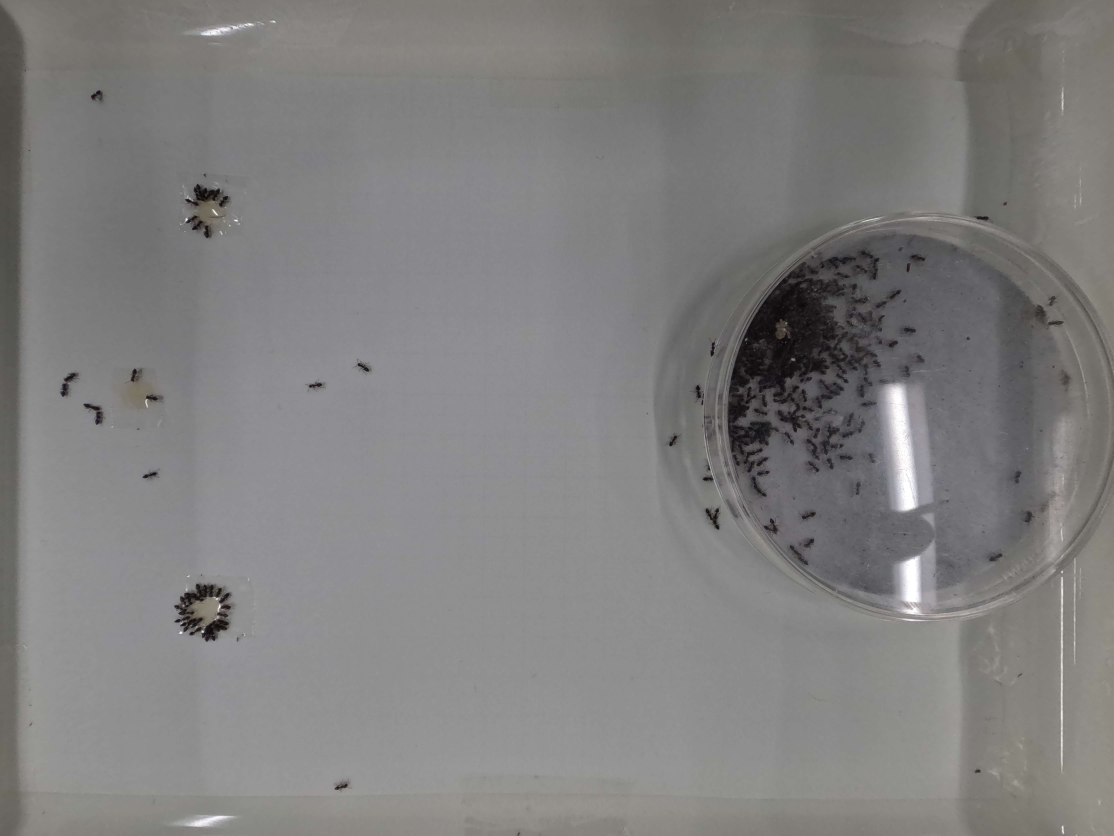
#> input picture data/normal/sample.jpg, 5568 x 4176 px (shown at 1/5 size)
$ python -i normal.py   (imports and definitions only)
#> lines starting #> are read from the running program, lines starting #| are printed output that depends on the picture; after the words box and inside, x2 and y2 are one past the last pixel; in counts of white or black regions, pixels touching at a corner belong together
import cv2
import os

def normal(image_path, output_path):
    # Load (画像読み込み)
#> called with image_path = '../data/normal/sample.jpg', output_path = 'out.png'
    image = cv2.imread(image_path)
#> image is the input picture: shape (4176, 5568, 3); mean B, G, R 126.6, 127, 128.1

    # Trimming (トリミング)
    # [top : bottom, left : right]
    trimming = image[0 : 4176, 200: 3500]
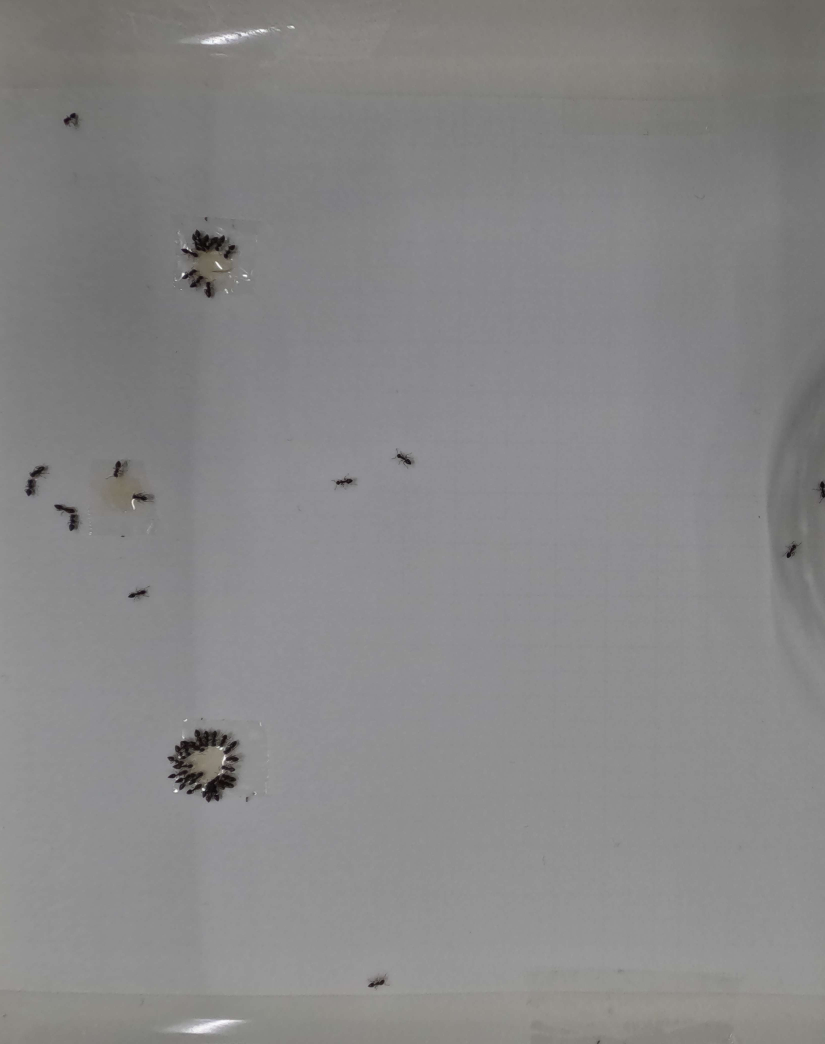
#> trimming: shape (4176, 3300, 3) (shown at 1/4 size); mean B, G, R 135.2, 134.7, 135.4

    # Mask (マスク)
    # 参考サイト: https://qiita.com/takiguchi-yu/items/277c596b7f96b0d9f9c0
    # [top : bottom, left : right]
    trimming[800:1200, 600:1000] = 255
    trimming[1800:2200, 200:700] = 255
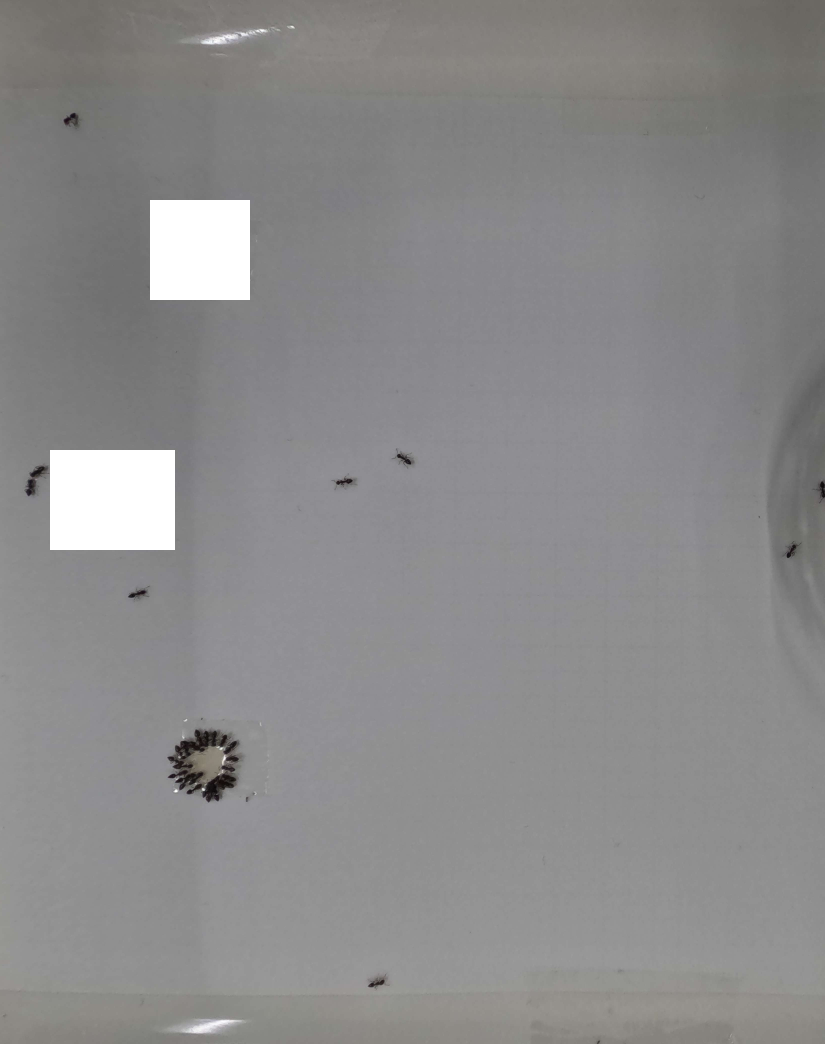
#> trimming: shape (4176, 3300, 3) (shown at 1/4 size); mean B, G, R 138.8, 138.3, 138.9
    trimming[2900:3300, 600:1000] = 255

    # Grayscale (グレースケール化)
    grayscale = cv2.cvtColor(trimming, cv2.COLOR_BGR2GRAY)

    # Threshold (二値化)
    # 参考サイト: https://qiita.com/tokkuri/items/ad5e858cbff8159829e9
    _, threshold = cv2.threshold(grayscale, 90, 255, cv2.THRESH_BINARY)
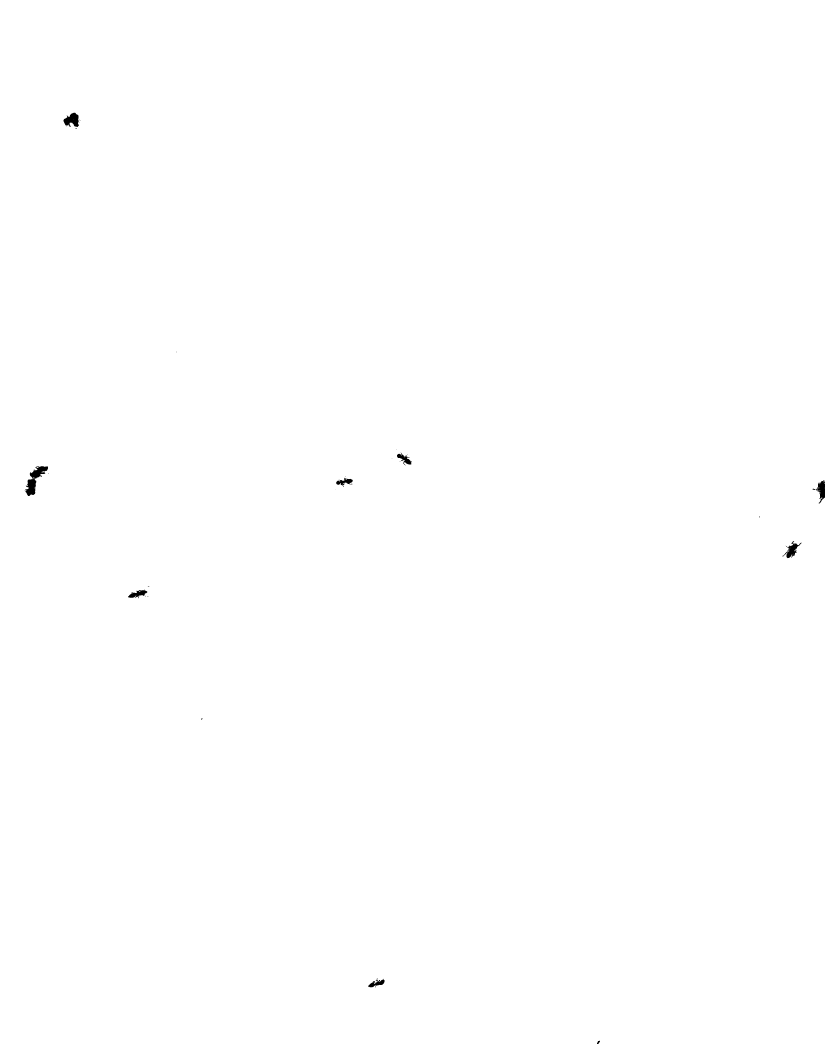
#> threshold: shape (4176, 3300) (shown at 1/4 size); 99.9% white; 43 black regions (31 under 20 px)

    # Find contours (輪郭抽出)
    # 参考サイト: https://www.codevace.com/py-opencv-findcontours/
    contours, _ = cv2.findContours(threshold, cv2.RETR_LIST, cv2.CHAIN_APPROX_NONE)
#> contours = 72 contours, 60 with area under 20; largest, box (x1, y1, x2, y2) and area: (0, 0, 3300, 4176) 13771346, (98, 1863, 193, 1985) 4393, (253, 450, 319, 509) 2388, (3136, 2164, 3207, 2234) 1926, (511, 2359, 590, 2392) 1389
    # Draw contours (輪郭描画)
    contours_image = trimming.copy()

    # Draw rectangle (短形描画)
    # 参考サイト: https://qiita.com/neriai/items/448a36992e308f4cabe2
    # 参考サイト: https://qiita.com/neriai/items/448a36992e308f4cabe2
    # rectangle quantity
    detect_count = 0
    # process each contour
    for contour in contours:
        # Get bounding box
        x, y, w, h = cv2.boundingRect(contour)
        # Get contour area
        area = cv2.contourArea(contour)
        # Remove noise
        # 参考サイト: https://nanjamonja.net/archives/171
        # Draw rectangle
        if 5e2 < area < 9e3:
            # Ignore small and large area
            cv2.rectangle(trimming, (x, y), (x + w, y + h), (0, 255, 0), 2)
            # count rectangle
            detect_count += 1
        # Draw all rectangles
        cv2.rectangle(contours_image, (x, y), (x + w, y + h), (0, 255, 0), 2)
#> this loop made 72 passes
#> (x, y, w, h, area) on passes 4, 6, 7, 14, 19, 32, 42, 52, 58, 64, 71: (1471, 3915, 68, 35, 1073), (1503, 3912, 10, 14, 58.5), (804, 2872, 7, 8, 27.5), (511, 2359, 79, 33, 1389), (3129, 2221, 8, 6, 24.5), (3136, 2164, 71, 70, 1926), (3249, 1954, 12, 7, 46.5), (1344, 1911, 68, 34, 1179.5), (98, 1863, 95, 122, 4393), (1587, 1809, 59, 54, 1280), (253, 450, 66, 59, 2387.5)
#> after the loop, detect_count = 7

    # Show detected count
    print(f"image_path: {image_path}, ant: {detect_count}.")
#| image_path: ../data/normal/sample.jpg, ant: 7.

    # Save
    output_image_name = os.path.split(image_path)[1]
    cv2.imwrite(f'{output_path}/{output_image_name}', trimming)

>>> result = normal('../data/normal/sample.jpg', 'out.png')

$ run again, on data/normal/trimming.jpg
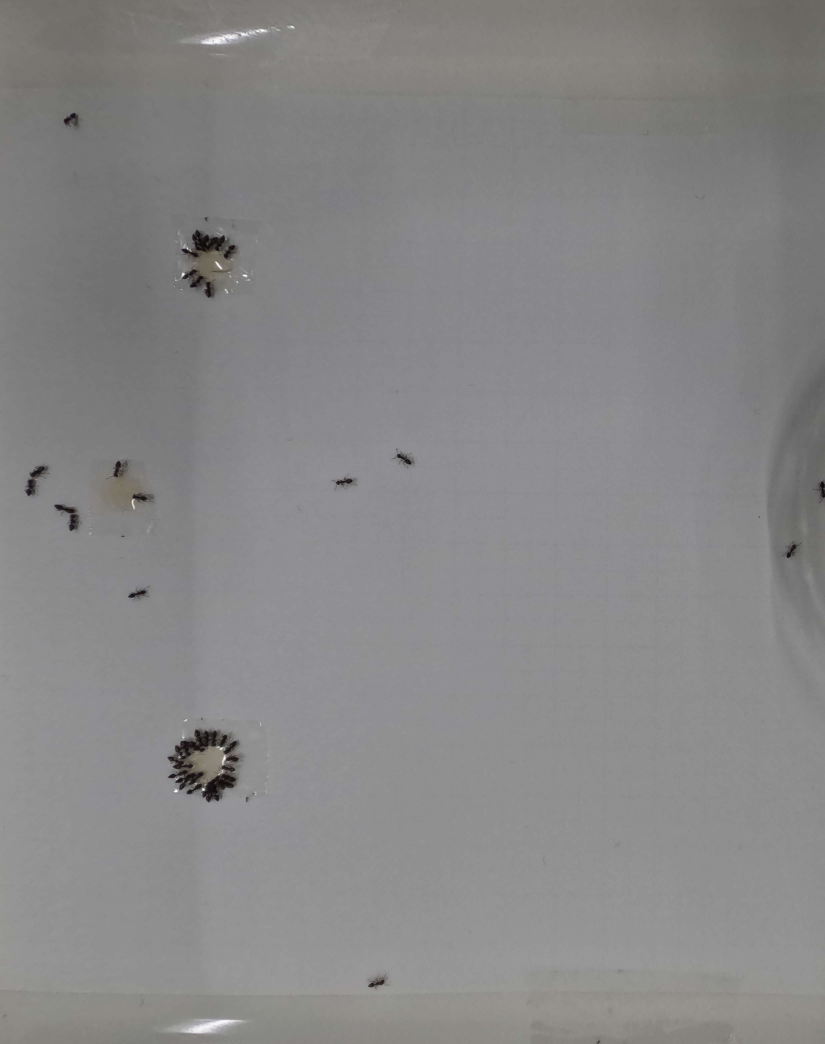
#> input picture data/normal/trimming.jpg, 3300 x 4176 px (shown at 1/4 size)
#> in normal, image is the input picture: shape (4176, 3300, 3); mean B, G, R 135.2, 134.7, 135.4
#> in normal, `trimming[1800:2200, 200:700] = 255`:
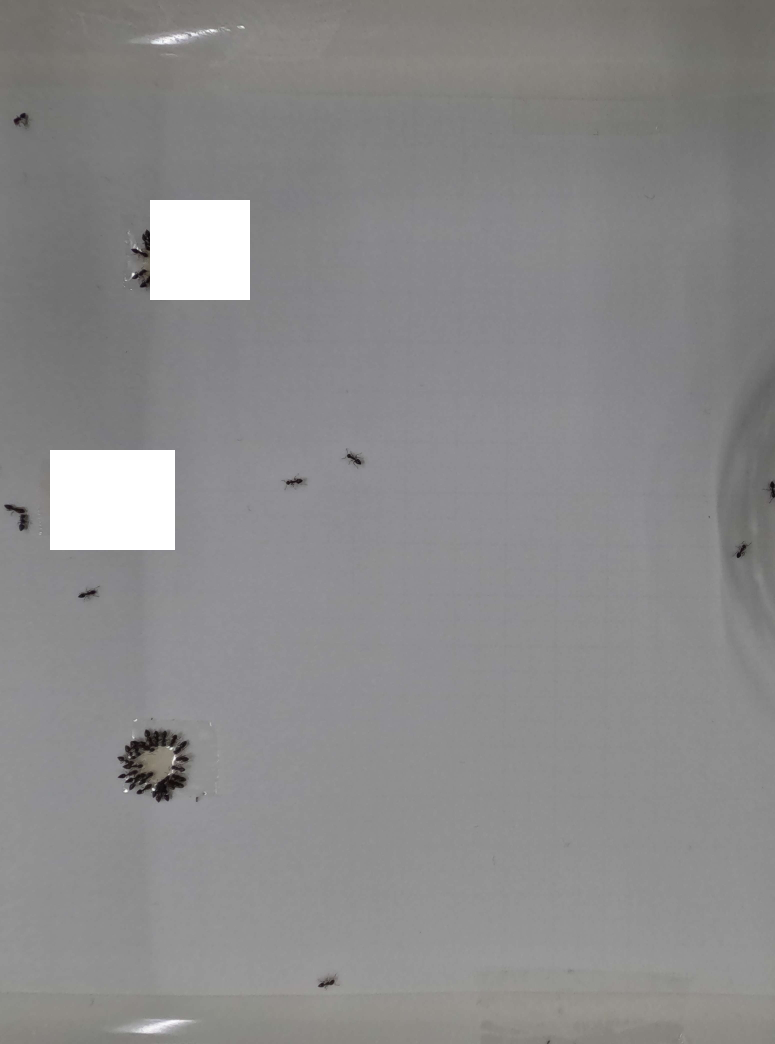
#> trimming: shape (4176, 3100, 3) (shown at 1/4 size); mean B, G, R 139, 138.4, 139.1
#> in normal, `_, threshold = cv2.threshold(grayscale, 90, 255, cv2.THRESH_BINARY)`:
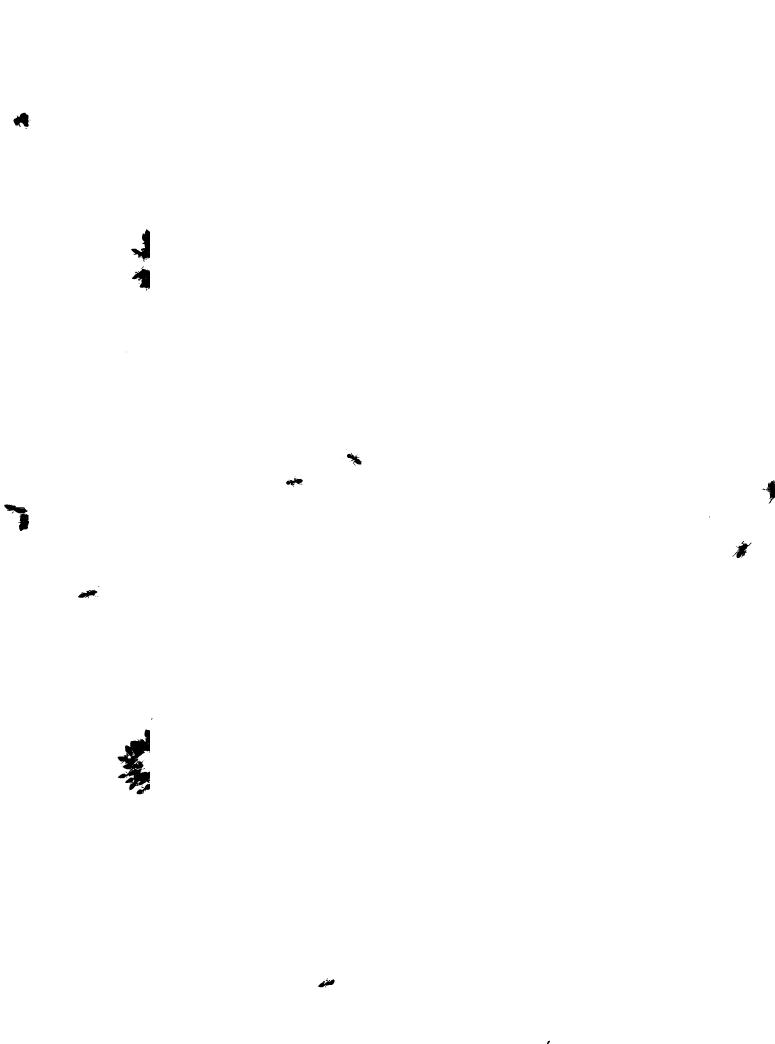
#> threshold: shape (4176, 3100) (shown at 1/4 size); 99.7% white; 72 black regions (51 under 20 px)
#> contours = 144 contours, 114 with area under 20; largest, box (x1, y1, x2, y2) and area: (0, 0, 3100, 4176) 12936348, (469, 2917, 601, 3162) 15700, (16, 2017, 117, 2125) 4172, (524, 916, 601, 1048) 4170, (527, 1072, 601, 1156) 3496
#> the loop in normal, `for contour in contours:` made 144 passes
#> (x, y, w, h, area) on passes 4, 6, 9, 13, 16, 17, 20, 24: (1271, 3915, 68, 35, 1073), (1303, 3912, 10, 14, 58.5), (563, 3145, 14, 8, 50), (545, 3134, 56, 44, 997.5), (550, 3124, 11, 7, 34), (529, 3118, 8, 11, 32), (504, 3104, 6, 8, 24.5), (501, 3085, 11, 9, 31)
#> after the loop in normal, `for contour in contours:`: detect_count = 10
#| image_path: ../data/normal/trimming.jpg, ant: 10.
